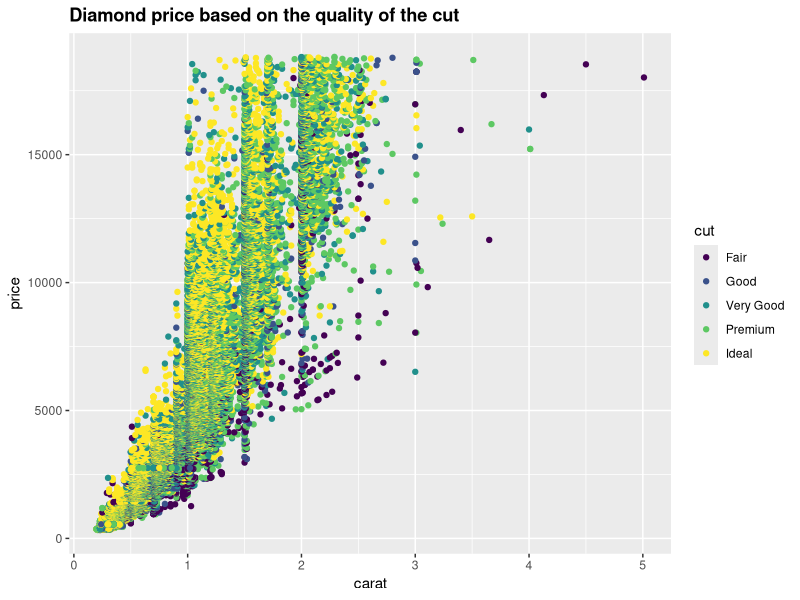

R code for this plot:
library(ggplot2)
View(diamonds)
library(dplyr)
library(magrittr)
diamonds %>% filter(price >1000 & cut=="Ideal") -> d_1000
View(d_1000)
p <- ggplot(data =diamonds,aes(x=carat,y=price,col=cut))+geom_point()
q <- p + ggtitle("Diamond price based on the quality of the cut") + theme(plot.title = element_text(lineheight=.8, face="bold"))
q
